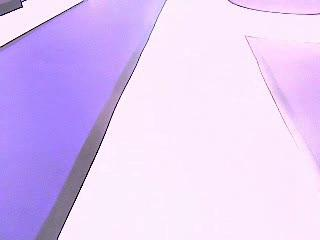
#> input picture 任务1/5.jpg, 320 x 240 px
$ python 'OSTU手动.py'
#> lines starting #> are read from the running program, lines starting #| are printed output that depends on the picture; after the words box and inside, x2 and y2 are one past the last pixel; in counts of white or black regions, pixels touching at a corner belong together
import cv2
import numpy as np
from scipy.stats import mode


def otsu_threshold(hist):
    # 计算图像总像素数（直方图所有灰度级像素数量之和）
    N = np.sum(hist)
    # 计算灰度级0到当前级的累积像素数（用于快速求背景像素占比）
    sumi = np.cumsum(hist)
    # 计算灰度级0到当前级的“灰度值×像素数”累积和（用于快速求背景均值）
    # np.arange(1, len(hist)+1)生成1-256序列，对应灰度值0-255的权重（因hist索引0对应灰度0）
    sumi2 = np.cumsum(hist * np.arange(1, len(hist) + 1))

    # 初始化阈值和最大类间方差（初始值无实际意义，后续会更新）
    threshold = 0
    max_var = 0

    # 遍历所有可能的阈值（1到255，避免阈值为0或255导致某一类无像素）
    for i in range(1, len(hist)):
        # 计算背景类（灰度≤i-1）的像素占比w0
        w0 = sumi[i - 1] / N
        # 计算前景类（灰度≥i）的像素占比w1（两类占比和为1）
        w1 = 1 - w0

        # 计算背景类的平均灰度u0（避免w0=0时除以0）
        u0 = sumi2[i - 1] / N if w0 != 0 else 0
        # 计算前景类的平均灰度u1（sumi2[-1]是所有像素的“灰度值×像素数”总和，减去背景部分得前景部分）
        u1 = (sumi2[-1] - sumi2[i - 1]) / N if w1 != 0 else 0

        # 计算类间方差（Otsu算法核心指标，越大说明前景背景分离越好）
        between_var = w0 * w1 * (u0 - u1) ** 2
        # 若当前类间方差大于历史最大值，更新最大方差和对应阈值
        if between_var > max_var:
            max_var = between_var
            threshold = i

    # 返回最优阈值
    return threshold


# 导入图片（关键步骤）
img_path = "5.jpg"  # 替换为你的图片路径（相对路径或绝对路径）
image = cv2.imread(img_path, 0)  # 以灰度模式读取图片（0表示灰度模式）
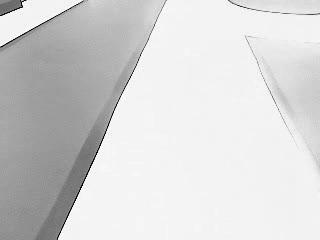
#> image: shape (240, 320); min 0, max 255, mean 213.6

# 检查图片是否成功导入
if image is None:
    print("无法读取图片，请检查路径是否正确！")
else:
    # 示例图像二值化
    # 1. 计算灰度图像的直方图：image.flatten()将二维图像转为一维像素数组
    # 256表示直方图分256个区间（对应灰度0-255），[0,256]是像素值的范围
    hist, bins = np.histogram(image.flatten(), 256, [0, 256])
#> hist = 256 values, max 18225 at index 243, min 0 at index 34, mean 300; bins = 257 values from 0 to 256
    # 2. 调用自定义Otsu函数计算最优阈值
    threshold = otsu_threshold(hist)
#> in otsu_threshold, `N = np.sum(hist)`: N = 76800
#> in otsu_threshold, `sumi = np.cumsum(hist)`: sumi = 256 values from 30 to 76800
#> in otsu_threshold, `sumi2 = np.cumsum(hist * np.arange(1, len(hist) + 1))`: sumi2 = 256 values from 30 to 16482403
#> the loop in otsu_threshold, `for i in range(1, len(hist)):` made 255 passes
#> (w0, w1, u0, u1, between_var, max_var) on passes 1 to 12: (0.000391, 1, 0.000391, 214.6, 17.98, 17.98), (0.000456, 1, 0.000521, 214.6, 20.98, 20.98), (0.000534, 0.999, 0.000755, 214.6, 24.58, 24.58), (0.000638, 0.999, 0.00117, 214.6, 29.37, 29.37), (0.000729, 0.999, 0.00163, 214.6, 33.56, 33.56), (0.00082, 0.999, 0.00217, 214.6, 37.75, 37.75), (0.000911, 0.999, 0.00281, 214.6, 41.94, 41.94), (0.000924, 0.999, 0.00292, 214.6, 42.54, 42.54), (0.00103, 0.999, 0.00385, 214.6, 47.33, 47.33), (0.00122, 0.999, 0.00581, 214.6, 56.3, 56.3), (0.00138, 0.999, 0.00753, 214.6, 63.47, 63.47), (0.00147, 0.999, 0.00862, 214.6, 67.66, 67.66)
#> (w0, w1, u0, u1, between_var) on passes 35, 39, 41, 60: (0.00292, 0.997, 0.0392, 214.6, 133.9), (0.00297, 0.997, 0.0411, 214.6, 136.2), (0.00298, 0.997, 0.0416, 214.6, 136.8), (0.00348, 0.997, 0.0673, 214.5, 159.4)
#> after the loop in otsu_threshold, `for i in range(1, len(hist)):`: max_var = 3888; threshold = 163
#> threshold = 163
    # 3. 二值化：像素值大于阈值的设为True（后续可转为255），否则为False（后续可转为0）
    image_binary = image > threshold
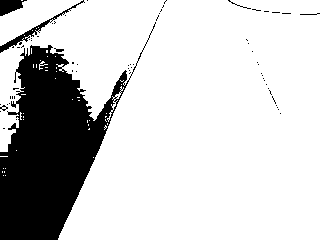
#> image_binary: shape (240, 320) bool; 80.3% white; 64 black regions (57 under 20 px), largest, box (x1, y1, x2, y2) and area: (0, 22, 156, 240) 14259, (0, 0, 85, 53) 391, (0, 0, 27, 16) 274

    # 可选：显示原图和二值化结果
    import matplotlib.pyplot as plt
    plt.figure(figsize=(10, 5))
    plt.subplot(121), plt.imshow(image, cmap='gray'), plt.title('Original Image')
    plt.subplot(122), plt.imshow(image_binary, cmap='gray'), plt.title('Binary Image')
    plt.show()
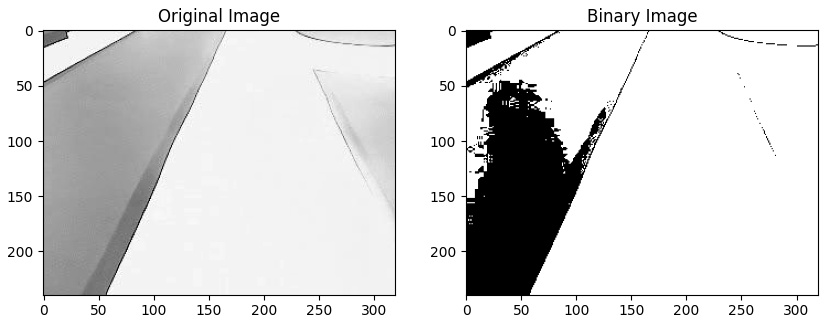
#> figure drawn by matplotlib, 2 panels
